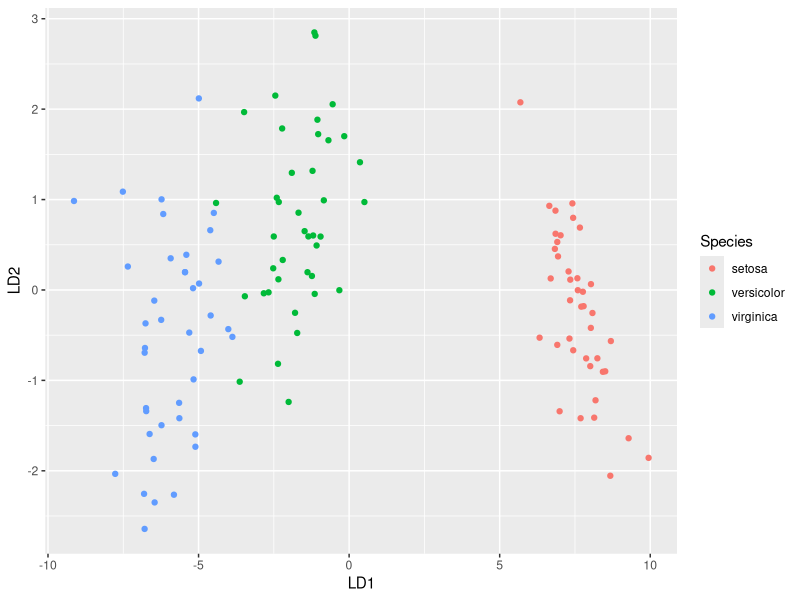

Write R code to recreate this figure.
# Linear Discriminant Analysis (LDA) on Iris Dataset

library(caret)
library(tidyverse)
library(MASS)

# Load and split data
data("iris")
set.seed(123)
training.samples <- createDataPartition(iris$Species, p = 0.8, list = FALSE)
train.data <- iris[training.samples, ]
test.data <- iris[-training.samples, ]

# Standardize features
preproc.param <- preProcess(train.data, method = c("center", "scale"))
train.transformed <- predict(preproc.param, train.data)
test.transformed <- predict(preproc.param, test.data)

# Fit LDA model
model <- lda(Species ~ ., data = train.transformed)
predictions <- predict(model, test.transformed)

# Accuracy
confusionMatrix(predictions$class, test.transformed$Species)

# Plot Linear Discriminants
lda.data <- cbind(train.transformed, predict(model)$x)
ggplot(lda.data, aes(LD1, LD2, color = Species)) + geom_point()
